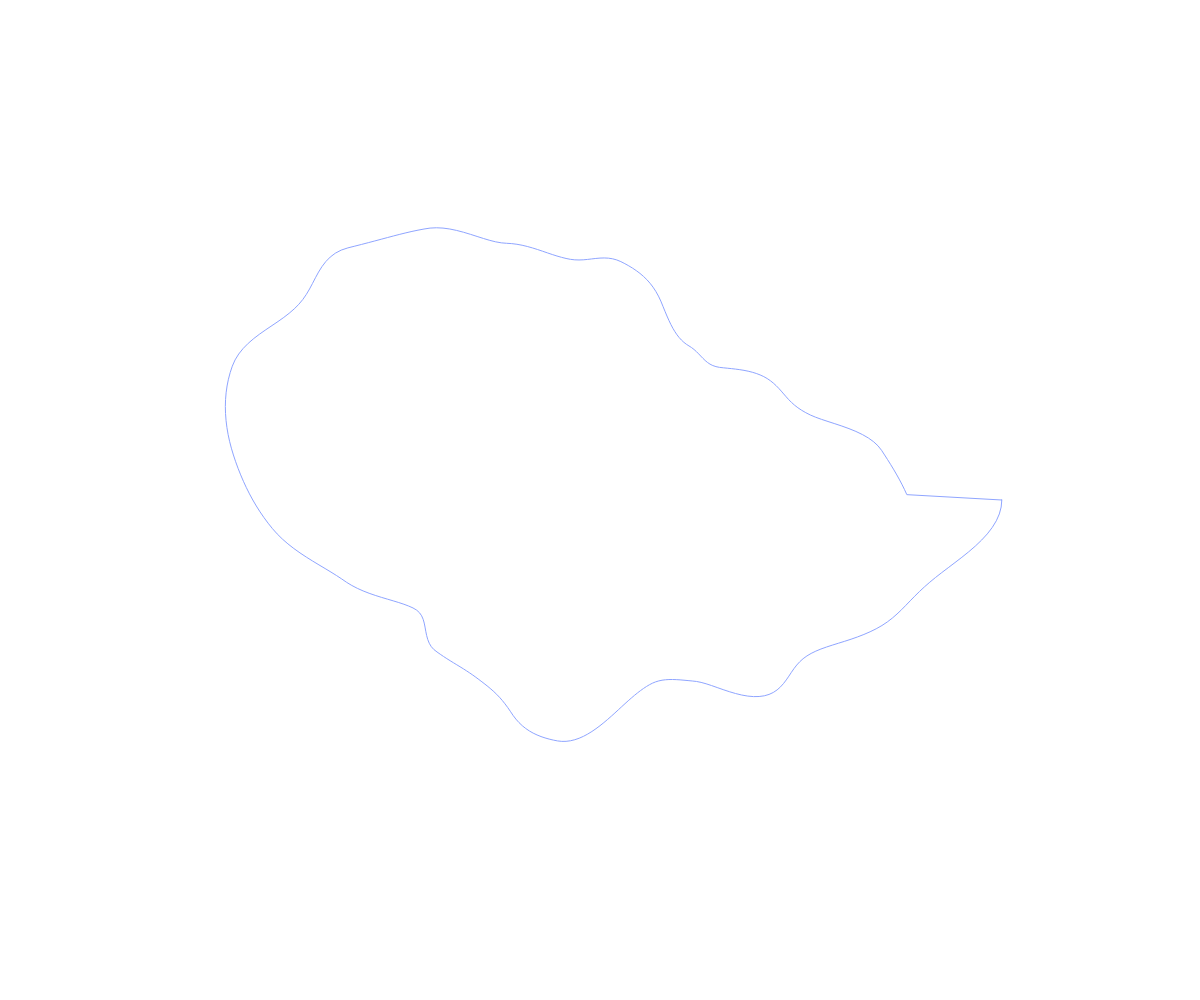
Frame 1 (no input)
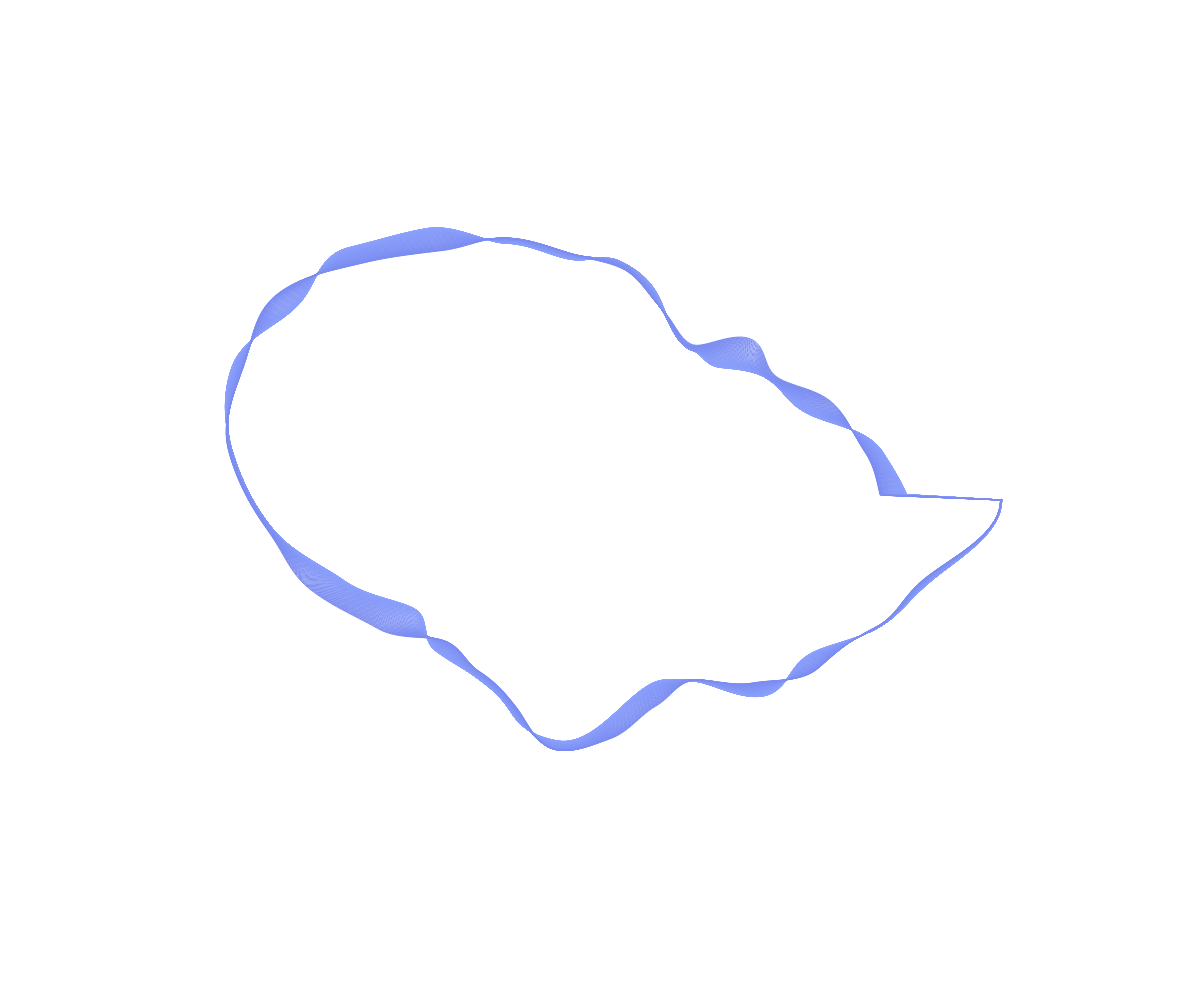
Frame 60 (no input)
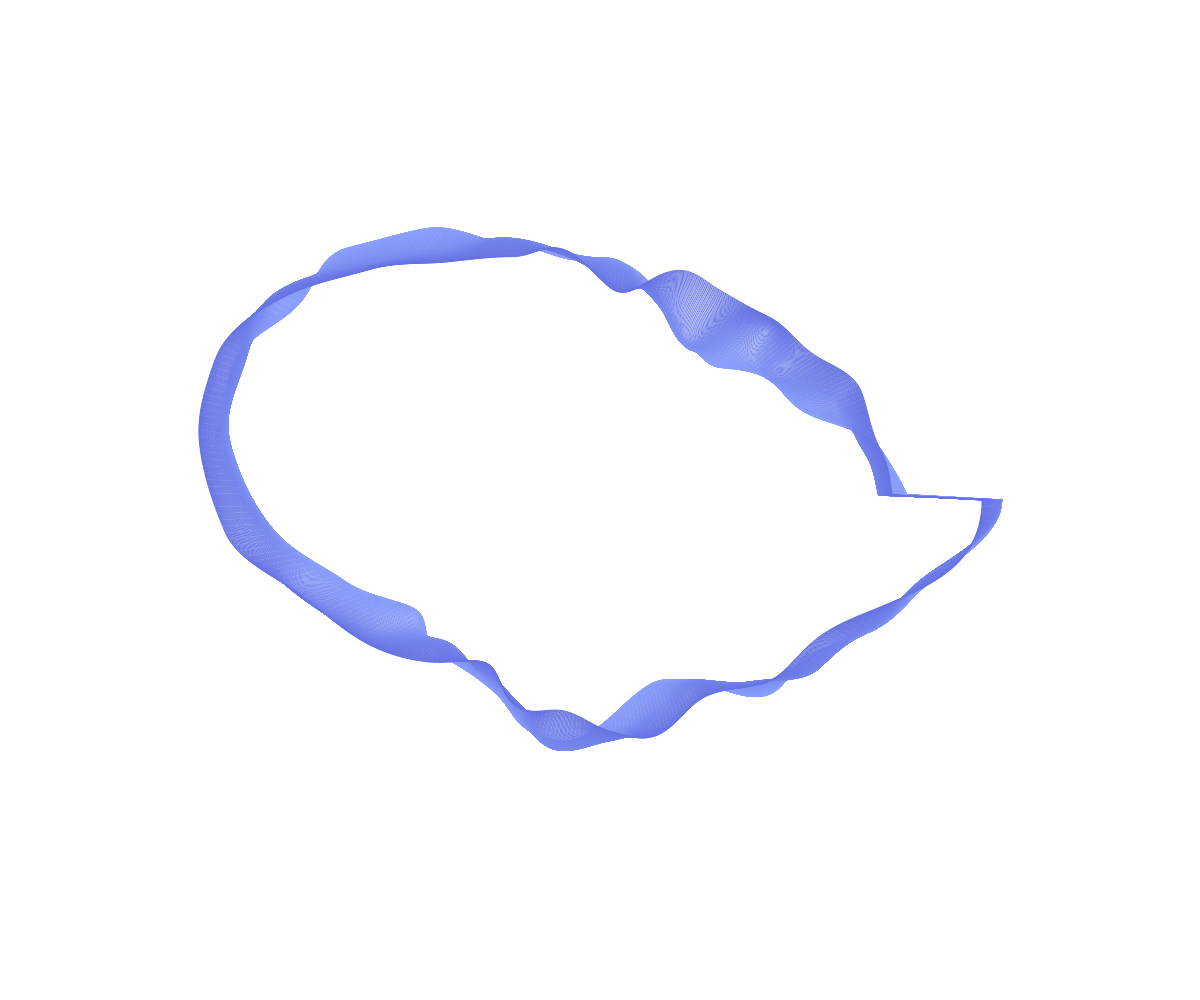
Frame 120 (the mouse pressed at the canvas centre since frame 60)

The p5.js sketch that drew these frames (run headless with seeded random() and noise() and a simulated clock; from frame 60 on, the mouse is pressed at the canvas centre):

// p5.js sketch
// ── sketch.js
var t;
var colors= ['#8FA5FF','#150FAA','#0033FF','#DAA1FF','#650499','#CE3B19','#F78028','#F2C005'];
var giroCompleto = 360;

function setup() {
  createCanvas(windowWidth, windowHeight);
  background(255);
  stroke(10, 10);
  noFill();
  t = 0;

}

var contatore = 0;

function draw() {


//background(255);

  translate(width/2, height/2);
  var colorProgress = frameCount % giroCompleto;

  var mappedColor = map(colorProgress,0, giroCompleto - 1 ,0, 1);
  console.log(mappedColor);
  //console.log(contatore);
// if (contatore==1){
//   stroke('GREEN');
// }



switch( contatore){
  case 0:
  stroke (lerpColor(color(colors[contatore]), color(colors[contatore+1]), mappedColor));
  break;
  case 1:
  stroke (lerpColor(color(colors[contatore]), color(colors[contatore+1]), mappedColor));
  break;
  case 2:
  stroke (lerpColor(color(colors[contatore]), color(colors[contatore+1]), mappedColor));
  break;
  case 3:
  stroke (lerpColor(color(colors[contatore]), color(colors[contatore+1]), mappedColor));
  break;
  case 4:
  stroke (lerpColor(color(colors[contatore]), color(colors[contatore+1]), mappedColor));
  break;
  case 5:
  stroke (lerpColor(color(colors[contatore]), color(colors[contatore+1]), mappedColor));
  break;
  case 6:
  stroke (lerpColor(color(colors[contatore]), color(colors[contatore+1]), mappedColor));
  break;
  case 7:
  stroke (lerpColor(color(colors[contatore]), color(colors[contatore-7]), mappedColor));
  break;
}
  beginShape();

console.log(contatore);
  if(colorProgress == giroCompleto-1){
    contatore++;
  }
  if (contatore == 8){
    contatore = 0;
  }
//console.log(contatore);

  // contatore quando color progress arriva a 360 aggiunge 1
  // quando contatore arriva a 7 lo faccio tornare = 0
  // da 1 a 7 per selezionare indice array colors
  // mappare colorProgress per farlo diventare da 0 a 1 per il color lerp

  //console.log(colorProgress);
// for( var v = 0; v < 4; v += 0.1){

    for (var i = 0; i < giroCompleto; i+=1) {
      //stroke(800, t, 100)
      // strokeWeight(4/i);
      var ang = map(i, 0, giroCompleto, 0, TWO_PI);
      var rad = 600 * noise(i * 0.01, t * 0.005);
      var x = rad * cos(ang);
      var y = rad * sin(ang);
      vertex(x, y);
    }

  endShape(CLOSE);

  t += 0.35;

// }
  // clear the background every 600 frames using mod (%) operator
  // if (frameCount % 600 == 0) {
	// background(255);
  // }

}
